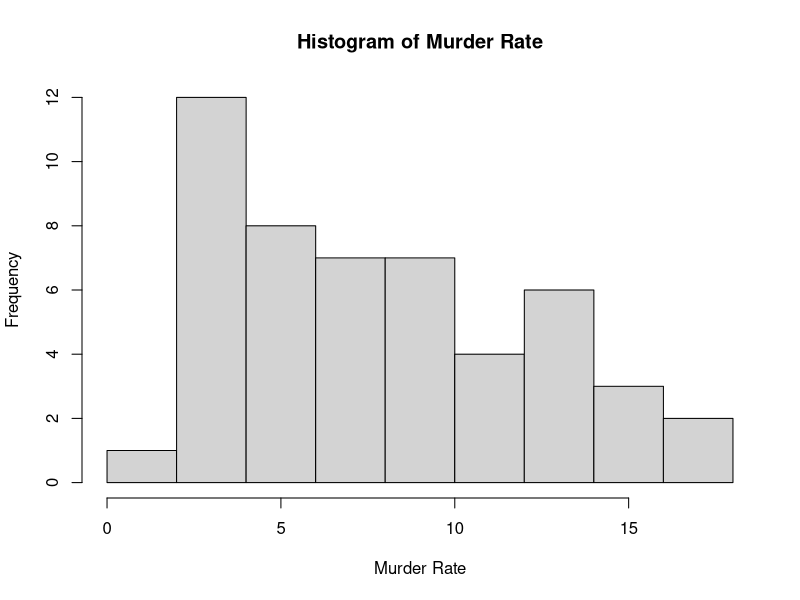
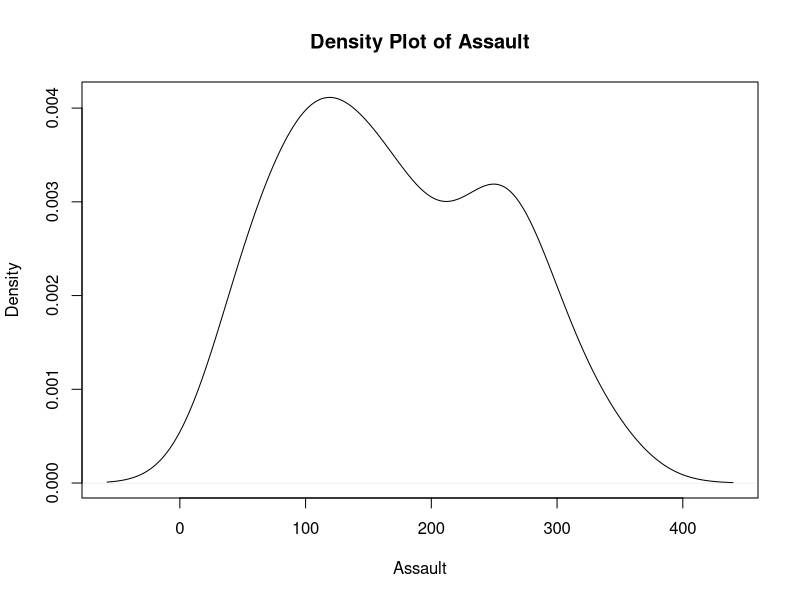
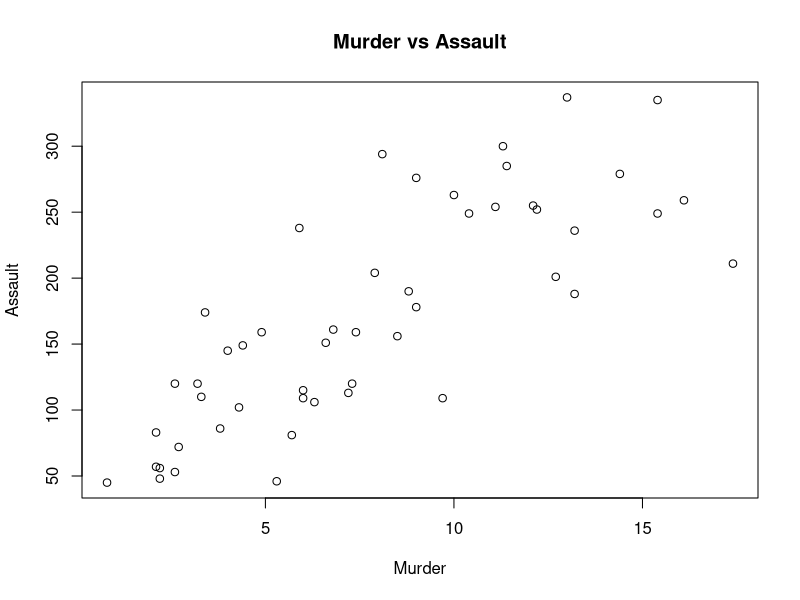
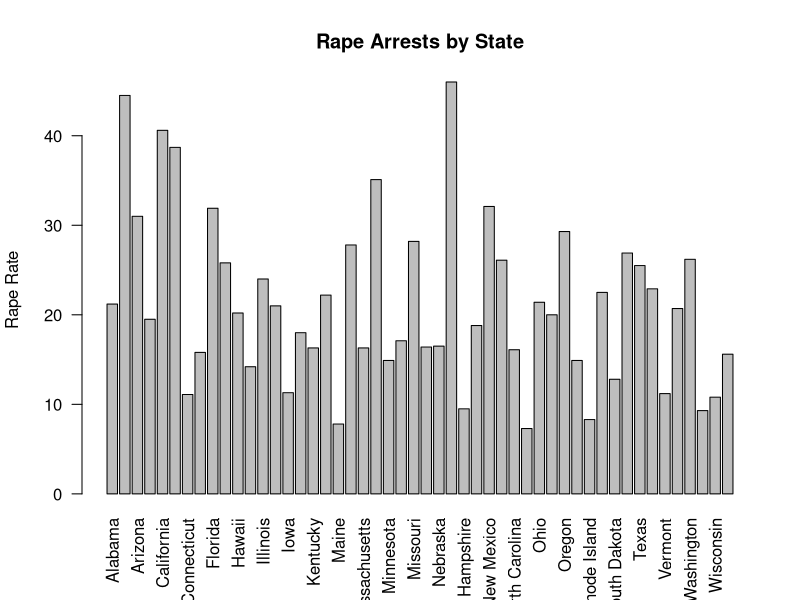

Generate these figures, in order, with R:
# Load dataset (built-in)
data("USArrests")

# 1. Summary statistics
print("Summary Statistics:")
summary(USArrests)

# 2. State with largest Rape arrests
max_rape_state <- rownames(USArrests)[which.max(USArrests$Rape)]
print(paste("State with highest Rape arrests:", max_rape_state))

# 3. Max and Min Murder rates
max_murder <- max(USArrests$Murder)
min_murder <- min(USArrests$Murder)

max_murder_state <- rownames(USArrests)[which.max(USArrests$Murder)]
min_murder_state <- rownames(USArrests)[which.min(USArrests$Murder)]

print(paste("Max Murder Rate:", max_murder, "State:", max_murder_state))
print(paste("Min Murder Rate:", min_murder, "State:", min_murder_state))

# 4. Correlation among features
print("Correlation Matrix:")
cor_matrix <- cor(USArrests)
print(cor_matrix)

# 5. States above median Assault arrests
median_assault <- median(USArrests$Assault)
above_median_assault <- rownames(USArrests)[USArrests$Assault > median_assault]
print("States above median Assault:")
print(above_median_assault)

# 6. Bottom 25% states for Murder
quantile_murder <- quantile(USArrests$Murder, 0.25)
bottom_25_murder <- rownames(USArrests)[USArrests$Murder <= quantile_murder]
print("Bottom 25% states for Murder:")
print(bottom_25_murder)

# =========================
# VISUALIZATIONS
# =========================

# Histogram for Murder
hist(USArrests$Murder,
     main="Histogram of Murder Rate",
     xlab="Murder Rate")

# Density plot for Assault
plot(density(USArrests$Assault),
     main="Density Plot of Assault",
     xlab="Assault")

# Scatterplot: Murder vs Assault
plot(USArrests$Murder, USArrests$Assault,
     main="Murder vs Assault",
     xlab="Murder",
     ylab="Assault")

# Bar graph: Rape by State
barplot(USArrests$Rape,
        names.arg=rownames(USArrests),
        las=2,
        main="Rape Arrests by State",
        ylab="Rape Rate")
